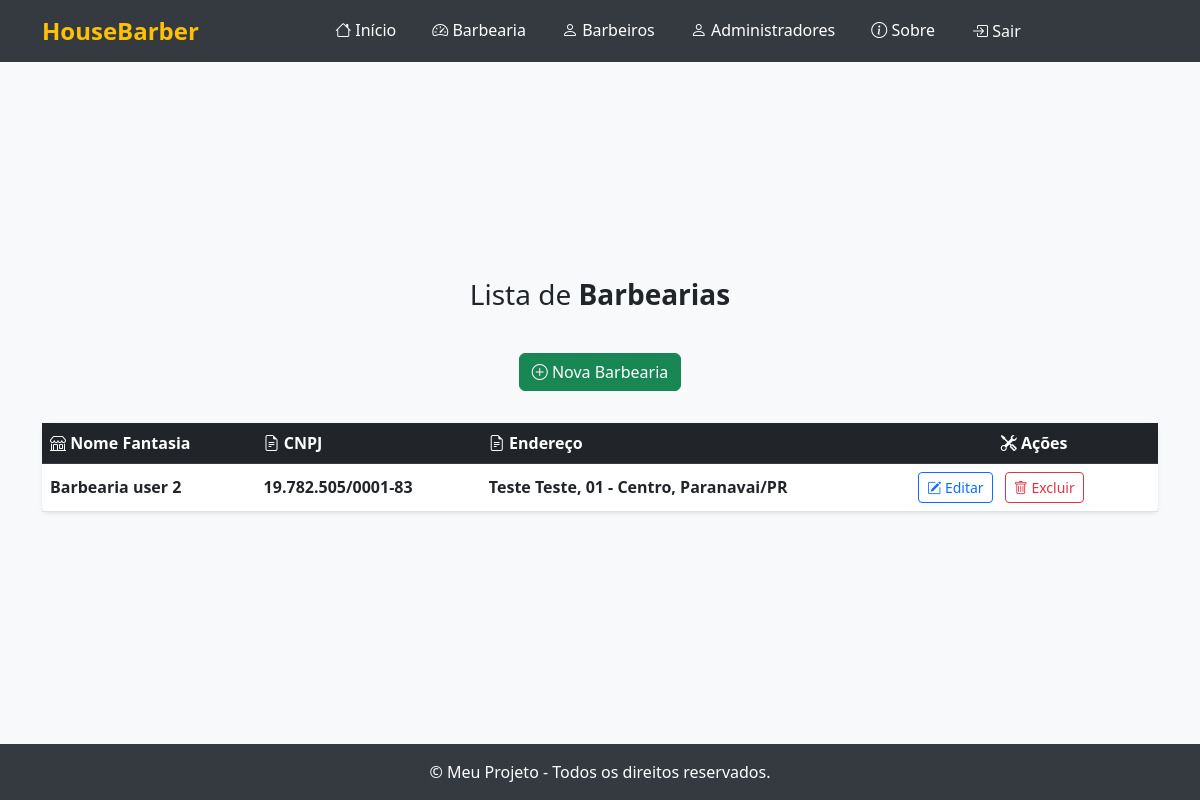
/listar/barbearias/ (signed in), run on the app's committed database.
### cadastros/models.py (models this page shows, shortened)
class Barbearia(models.Model):
    nome_fantasia = models.CharField(max_length=255, help_text="Nome fantasia da barbearia")
    razao_social = models.CharField(max_length=255, help_text="Razão social da barbearia")
    cnpj = models.CharField(max_length=18, help_text="CNPJ da barbearia")
    telefone = models.CharField(max_length=20, help_text="Telefone de contato da barbearia")
    email = models.EmailField(help_text="E-mail da barbearia")
    endereco = models.OneToOneField(Endereco, on_delete=models.CASCADE, related_name='barbearia', help_text="Endereço da barbearia")
    usuario = models.ForeignKey(User, on_delete=models.CASCADE, related_name='usuario_barbearia', help_text="Usuário responsável pela barbearia")

class Endereco(models.Model):
    rua = models.CharField(max_length=255, help_text="Nome da rua do endereço")
    numero = models.CharField(max_length=20, help_text="Número do endereço")
    complemento = models.CharField(max_length=255, blank=True, null=True, help_text="Complemento do endereço (opcional)")
    bairro = models.CharField(max_length=100, help_text="Bairro do endereço")
    cidade = models.CharField(max_length=100, help_text="Cidade do endereço")
    estado = models.CharField(max_length=2, help_text="UF do estado (ex: SP, RJ)")
    cep = models.CharField(max_length=10, help_text="CEP do endereço")
    usuario = models.ForeignKey(User, on_delete=models.CASCADE, related_name='usuario_endereco', help_text="Usuário responsável pelo endereço")
    def __str__(self):
        return f"{self.rua}, {self.numero} - {self.bairro}, {self.cidade}/{self.estado}"

### cadastros/views.py (the view)
# urls.py: path('listar/barbearias/', BarbeariaListView.as_view(), name='barbearia-lista' ),
class BarbeariaListView(LoginRequiredMixin, ListView):
    login_url = reverse_lazy('login')
    model = Barbearia
    template_name = 'listas/barbearia.html'
    context_object_name = 'barbearias'
    def get_queryset(self):
        return Barbearia.objects.filter(usuario=self.request.user)

### cadastros/templates/listas/barbearia.html (shortened to what this page needs)
{% extends "paginas/modelo.html" %}
{% block conteudo %}
<h3>
    Lista de <b>Barbearias</b>
</h3>
<div class="d-flex justify-content-center mb-3">
    <a class="btn btn-success mb-3" href="{% url 'cadastrar-barbearia' %}">
        <i class="bi bi-plus-circle"></i> Nova Barbearia
    </a>
</div>
<table class="table table-hover align-middle shadow-sm rounded bg-white">
    <thead class="table-dark">
        <tr>
            <th scope="col"><i class="bi bi-shop"></i> Nome Fantasia</th>
            <th scope="col"><i class="bi bi-file-earmark-text"></i> CNPJ</th>
            <th scope="col"><i class="bi bi-file-earmark-text"></i> Endereço</th>
            <th scope="col" class="text-center"><i class="bi bi-tools"></i> Ações</th>
        </tr>
    </thead>
    <tbody>
        {% for object in object_list %}
            <tr>
                <td class="fw-semibold">{{ object.nome_fantasia }}</td>
                <td class="fw-semibold">{{ object.cnpj }}</td>
                <td class="fw-semibold">{{ object.endereco }}</td>
                <td>
                    <a class="btn btn-outline-primary btn-sm me-2" href="{% url 'editar-barbearia' object.pk  %}">
                        <i class="bi bi-pencil-square"></i> Editar
                    </a>
                    <a class="btn btn-outline-danger btn-sm" href="{% url 'excluir-barbearia' object.pk  %}">
                        <i class="bi bi-trash"></i> Excluir
                    </a>
                </td>
            </tr>
        {% empty %}
            <tr>
                <td colspan="3" class="text-center text-muted py-4">
                    <i class="bi bi-exclamation-circle"></i> Nenhum registro encontrado.
                </td>
            </tr>
        {% endfor %}
    </tbody>
</table>
{% endblock %}

### paginas/templates/paginas/modelo.html (style rules this page uses)
body { min-height: 100vh; display: flex; flex-direction: column; background: #f8f9fa; }

### data on the page
Barbearia: nome_fantasia "Barbearia user 2", cnpj "19.782.505/0001-83", endereco "Teste Teste, 01 - Centro, Paranavai/PR"
